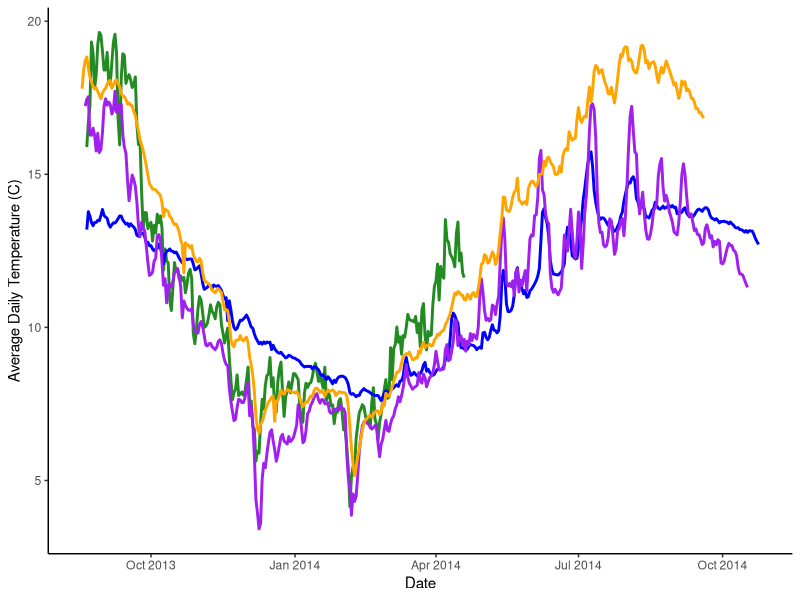
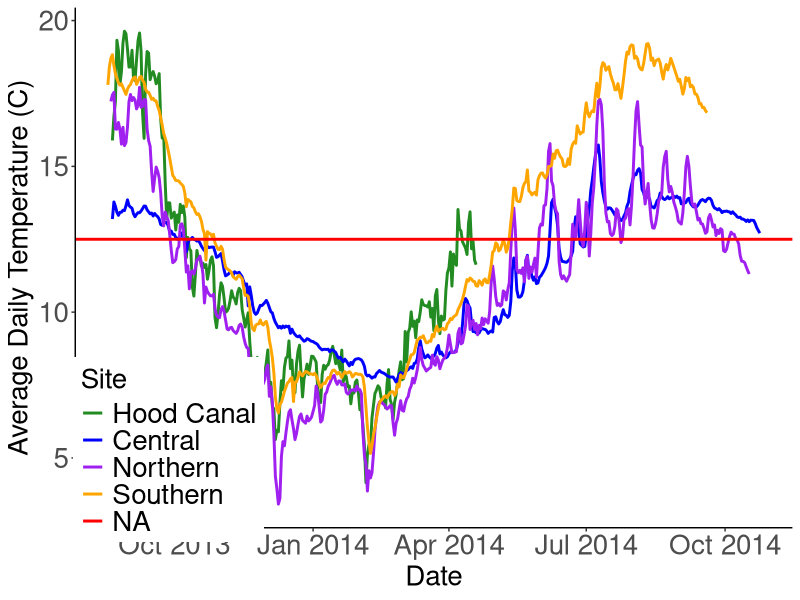
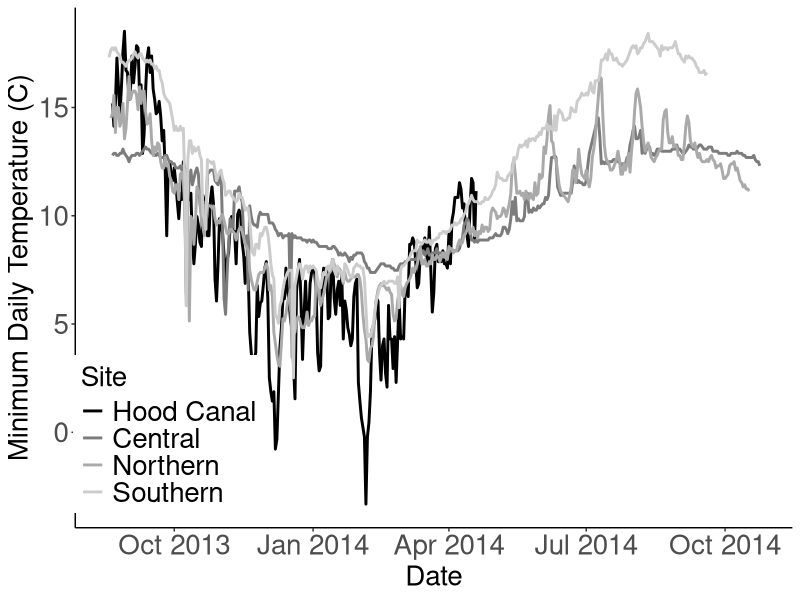
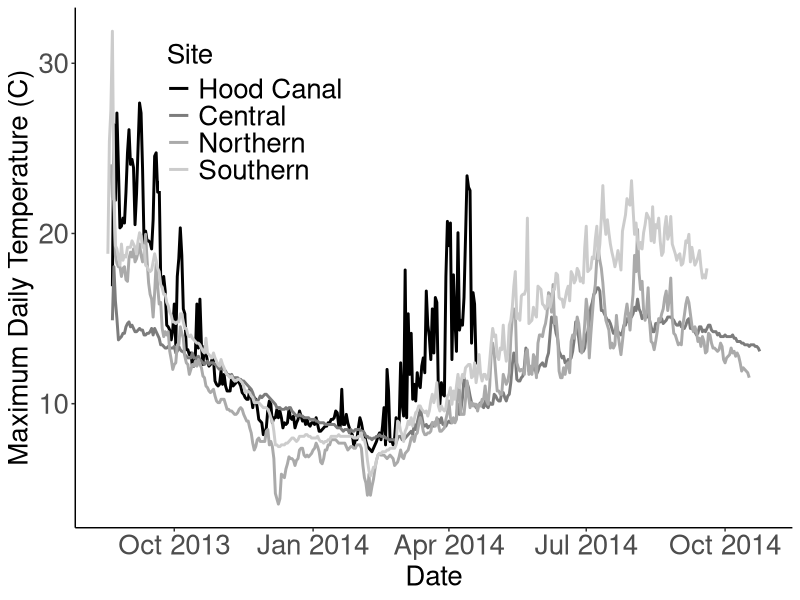

Here is the R script that generated these plots, in order:
#install.packages("plyr")
#install.packages("ggplot2")
require(plyr)
require(ggplot2)

#set working directory to local copy of repository
setwd<-("**your directory here**")

daby1edit<-read.csv("./data/Dabob-temp-2014.csv")
#reads in edited CSV with raw data.


daby1edit$Date<-as.Date(daby1edit$Date,"%m/%d/%Y")
#Tells R that the date column contains dates so it knows how to deal with them


dabmeantemp<-ddply(daby1edit,.(Date),summarise,mean_temp=mean(Temp,na.rm=T),min_temp=min(Temp,na.rm=T),max_temp=max(Temp,na.rm=T))
#finds the mean, minimum, and maximum daily temps from raw data and creates dataframe with them for Dabob

many1v3<-read.csv('./data/Manchester-temp-2014.csv')
#reads in edited CSV with raw data.

many1v3$Date<-as.Date(many1v3$Date,"%m/%d/%Y")
#Tells R that the date column contains dates so it knows how to deal with them


manmeantemp<-ddply(many1v3,.(Date),summarise,mean_temp=mean(Temp,na.rm=T),min_temp=min(Temp,na.rm=T),max_temp=max(Temp,na.rm=T))
#finds the mean, minimum, and maximum daily temps from raw data and creates dataframe with them for Manchester


fidy1v3<-read.csv("./data/Fidalgo-temp-2014.csv")
#reads in edited CSV with raw data.


fidy1v3$Date<-as.Date(fidy1v3$Date,"%m/%d/%Y")
#Tells R that the date column contains dates so it knows how to deal with them


fidmeantemp<-ddply(fidy1v3,.(Date),summarise,mean_temp=mean(Temp,na.rm=T),min_temp=min(Temp,na.rm=T),max_temp=max(Temp,na.rm=T))
#finds the mean, minimum, and maximum daily temps from raw data and creates dataframe with them for Fidalgo


oysy1edit<-read.csv("./data/OysterBay-temp-2014.csv")
#reads in edited CSV with raw data.


oysy1edit$Date<-as.Date(oysy1edit$Date, "%m/%d/%Y")
#Tells R that the date column contains dates so it knows how to deal with them


oysmeantemp<-ddply(oysy1edit,.(Date),summarise,mean_temp=mean(Temp,na.rm=T),min_temp=min(Temp,na.rm=T),max_temp=max(Temp,na.rm=T))
#finds the mean, minimum, and maximum daily temps from raw data and creates dataframe with them for Oyster Bay


ggplot()+
  geom_line(data=dabmeantemp, aes(x=Date, y=mean_temp, group=1),col="forestgreen",size=1,guide=T)+
  geom_line(data=manmeantemp, aes(x=Date, y=mean_temp, group=1),col="blue",size=1)+
  geom_line(data=fidmeantemp, aes(x=Date, y=mean_temp, group=1),col="purple",size=1)+
  geom_line(data=oysmeantemp, aes(x=Date, y=mean_temp, group=1),col="orange",size=1)+
  labs(x="Date",y="Average Daily Temperature (C)")+
  theme_bw()+theme(panel.border = element_blank(),
                  panel.grid.major = element_blank(), 
                  panel.grid.minor = element_blank(),
                  axis.line = element_line(colour = "black"))
#Creates a graph with each line representing average daily temps for each site


ggplot()+
  geom_line(data=dabmeantemp, aes(x=Date, y=mean_temp, group=1, colour="1"),size=1)+
  geom_line(data=manmeantemp, aes(x=Date, y=mean_temp, group=1, colour="2"),size=1)+
  geom_line(data=fidmeantemp, aes(x=Date, y=mean_temp, group=1, colour="3"),size=1)+
  geom_line(data=oysmeantemp, aes(x=Date, y=mean_temp, group=1, colour="4"),size=1)+
  geom_hline(aes(yintercept=12.5,colour="5"),size=1)+
  scale_colour_manual(values=c("forestgreen","blue","purple","orange","red"),
                      name="Site",
                      labels=c("Hood Canal","Central","Northern","Southern"))+
  labs(x="Date",y="Average Daily Temperature (C)")+
  theme_bw()+
  theme(legend.position=c(0.13,0.15),
        legend.text=element_text(size=20),
        legend.title=element_text(size=20),
        axis.text.x=element_text(size=20),
        axis.title.x=element_text(size=20),
        axis.text.y=element_text(size=20),
        axis.title.y=element_text(size=20))+
  theme(panel.border = element_blank(),
        panel.grid.major = element_blank(), 
        panel.grid.minor = element_blank(),
        axis.line = element_line(colour = "black"))
#Creates a graph with each line representing average daily temps for each site also adds red line to indicate Spawning threshold


ggplot()+
  geom_line(data=dabmeantemp, aes(x=Date, y=min_temp, group=1, colour="1"),size=1)+
  geom_line(data=manmeantemp, aes(x=Date, y=min_temp, group=1, colour="2"),size=1)+
  geom_line(data=fidmeantemp, aes(x=Date, y=min_temp, group=1, colour="3"),size=1)+
  geom_line(data=oysmeantemp, aes(x=Date, y=min_temp, group=1, colour="4"),size=1)+
  scale_colour_grey(start=0, end=.8,
                    name="Site",
                    labels=c("Hood Canal","Central","Northern","Southern"))+
  labs(x="Date",y="Minimum Daily Temperature (C)")+
  theme_bw()+
  theme(legend.position=c(0.13,0.18),
        legend.text=element_text(size=20),
        legend.title=element_text(size=20),
        axis.text.x=element_text(size=20),
        axis.title.x=element_text(size=20),
        axis.text.y=element_text(size=20),
        axis.title.y=element_text(size=20))+
  theme(panel.border = element_blank(),
        panel.grid.major = element_blank(), 
        panel.grid.minor = element_blank(),
        axis.line = element_line(colour = "black"))
#Creates a graph with each line representing observed minimum daily temps for each site


ggplot()+
  geom_line(data=dabmeantemp, aes(x=Date, y=max_temp, group=1, colour="1"),size=1)+
  geom_line(data=manmeantemp, aes(x=Date, y=max_temp, group=1, colour="2"),size=1)+
  geom_line(data=fidmeantemp, aes(x=Date, y=max_temp, group=1, colour="3"),size=1)+
  geom_line(data=oysmeantemp, aes(x=Date, y=max_temp, group=1, colour="4"),size=1)+
  scale_colour_grey(start=0, end=.8,
                      name="Site",
                      labels=c("Hood Canal","Central","Northern","Southern"))+
  labs(x="Date",y="Maximum Daily Temperature (C)")+
  theme_bw()+
  theme(legend.position=c(0.25,0.8),
        legend.text=element_text(size=20),
        legend.title=element_text(size=20),
        axis.text.x=element_text(size=20),
        axis.title.x=element_text(size=20),
        axis.text.y=element_text(size=20),
        axis.title.y=element_text(size=20))+
  theme(panel.border = element_blank(),
        panel.grid.major = element_blank(), 
        panel.grid.minor = element_blank(),
        axis.line = element_line(colour = "black"))
#Creates a graph with each line representing observed maximum daily temps for each site

#Dates Min Temp met Spawn Threshold
oysspawntemp<-oysmeantemp[(oysmeantemp$min_temp >= 12.5 & format(oysmeantemp$Date,"%Y")=="2014"),]
manspawntemp<-manmeantemp[(manmeantemp$min_temp >= 12.5 & format(manmeantemp$Date,"%Y")=="2014"),]
fidspawntemp<-fidmeantemp[(fidmeantemp$min_temp >= 12.5 & format(fidmeantemp$Date,"%Y")=="2014"),]

